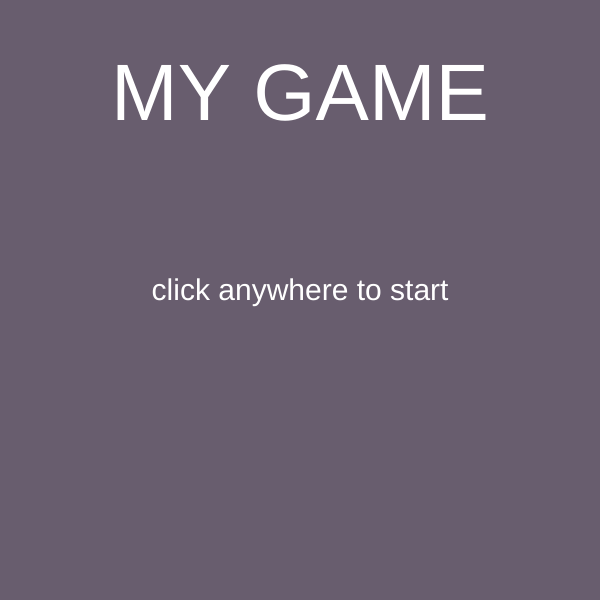
Frame 1 (no input)
Frame 60 (no input): identical to frame 1, image omitted
Frame 120 (the mouse pressed at the canvas centre since frame 60): identical to frame 1, image omitted

The p5.js sketch that drew this single still picture (run headless with seeded random() and noise() and a simulated clock; from frame 60 on, the mouse is pressed at the canvas centre):

// p5.js sketch
// ── sketch.js
'use strict';

let state = 'title';
let cnv;
let points = 0;
let w = 600;
let h = 600;

function setup() {
  cnv = createCanvas(w, h);

  textFont('arial');
  
}

function draw() {

switch (state){
  case 'title':
    title();
    cnv.mouseClicked(titleMouseClicked);
    break;
  case 'level 1':
    level1();
    cnv.mouseClicked(level1MouseClicked);
    break;
  case 'you win':
    youWin();
    cnv.mouseClicked(youWinMouseClicked);
    break;
  default:
    break;
  }  
}


function title(){
  background(104, 93, 110);
  textSize(80);
  fill(255);
  textAlign(CENTER);
  text('MY GAME', w/2, h/5);

  textSize(30);
  text('click anywhere to start', w/2, h/2);
}

function titleMouseClicked(){
  console.log('canvas is clicked on title page');
  state = 'level 1'
}

function level1(){
  background(152, 227, 188);
  text('click for points', w/2, h - 30);
}

function level1MouseClicked() {
  points++;
  console.log('points = ' + points);

  if (points >= 10){
    state = 'you win';
  }
}

function youWin(){
  background(245, 194, 166);
  textSize(80);
  stroke(255);
  text('YOU WIN !', w/2, h/2);

  textSize(30);
  text('click anywhere to restart', w/2, h * 3/4);
}

function youWinMouseClicked(){
  state = 'level 1';
  points = 0;
}
